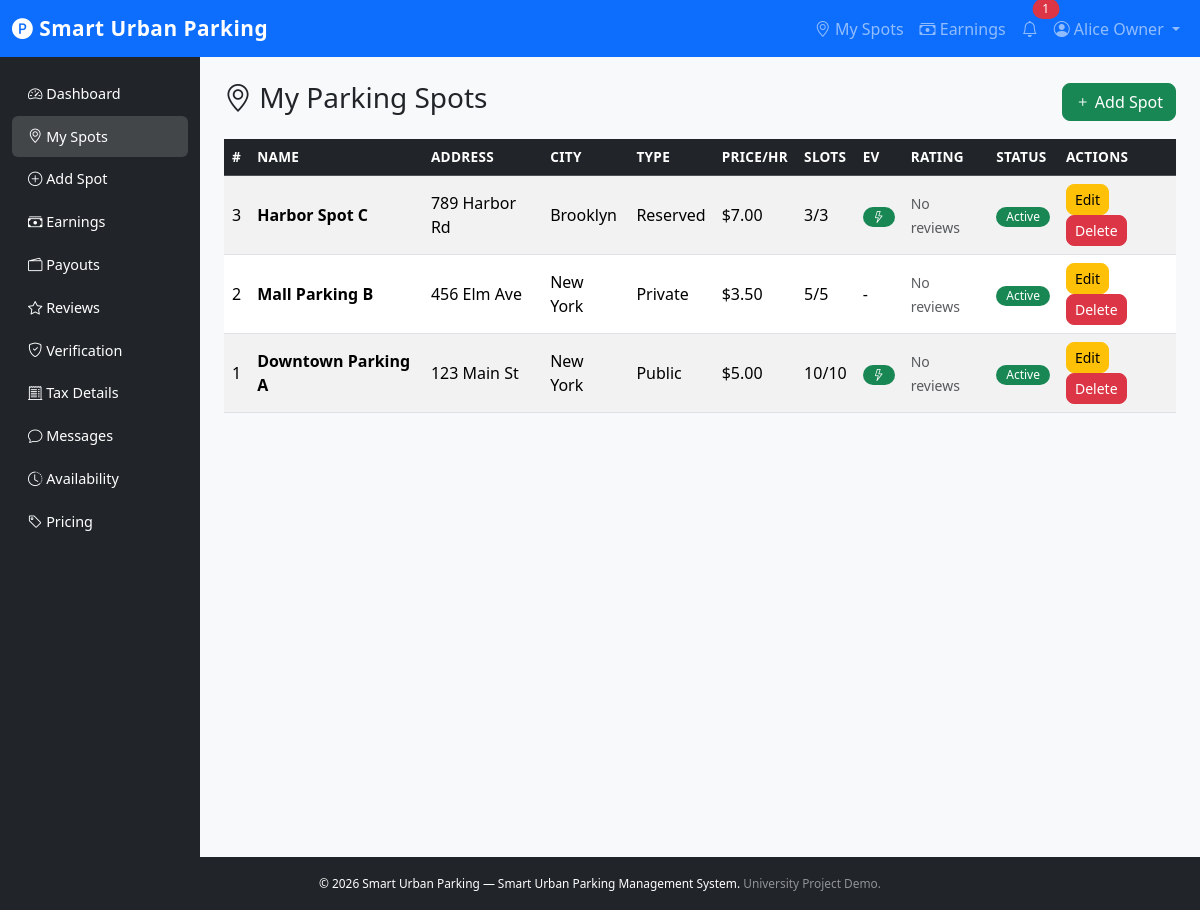
The app's page /src/public/index.php?page=owner-spots (signed in) with its own data.
### tables this page shows
CREATE TABLE parking_spots (
    id INT UNSIGNED AUTO_INCREMENT PRIMARY KEY,
    owner_id INT UNSIGNED NOT NULL,
    name VARCHAR(100) NOT NULL,
    address VARCHAR(255) NOT NULL,
    city VARCHAR(100) NOT NULL,
    latitude DECIMAL(10,7) DEFAULT NULL,
    longitude DECIMAL(10,7) DEFAULT NULL,
    type ENUM('public','private','reserved') NOT NULL DEFAULT 'public',
    price_per_hour DECIMAL(8,2) NOT NULL DEFAULT 0.00,
    total_slots INT UNSIGNED NOT NULL DEFAULT 1,
    available_slots INT UNSIGNED NOT NULL DEFAULT 1,
    ev_support TINYINT(1) NOT NULL DEFAULT 0,
    status ENUM('active','inactive','maintenance','locked','owner-use') NOT NULL DEFAULT 'active',
    description TEXT DEFAULT NULL,
    image VARCHAR(255) DEFAULT NULL,
    max_vehicle_height_m DECIMAL(5,2) DEFAULT NULL COMMENT 'Max vehicle height (meters) the spot accepts',
    max_vehicle_width_m DECIMAL(5,2) DEFAULT NULL COMMENT 'Max vehicle width (meters)',
    difficulty_rating TINYINT UNSIGNED NOT NULL DEFAULT 3 COMMENT '1=easy .. 5=tight access',
    created_at DATETIME NOT NULL DEFAULT CURRENT_TIMESTAMP,
    updated_at DATETIME NOT NULL DEFAULT CURRENT_TIMESTAMP ON UPDATE CURRENT_TIMESTAMP,
    FOREIGN KEY (owner_id) REFERENCES users(id) ON DELETE CASCADE
);

### src/views/owner/parking-spots.php (the view, shortened to what the rows shown need)
<?php require_once BASE_PATH . '/views/layouts/header.php'; ?>
<div class="container-fluid">
    <div class="row">
        <div class="col-md-10 p-4">
            <?php if (empty($spots)): ?>
                <div class="alert alert-info">No spots yet. <a href="<?= page_url('add-spot') ?>">Add your first spot!</a></div>
            <?php else: ?>
                <div class="table-responsive">
                    <table class="table table-striped table-hover align-middle">
                        <thead class="table-dark"><tr><th>#</th><th>Name</th><th>Address</th><th>City</th><th>Type</th><th>Price/hr</th><th>Slots</th><th>EV</th><th>Rating</th><th>Status</th><th>Actions</th></tr></thead>
                        <tbody>
                            <?php foreach ($spots as $s): ?>
                                <tr>
                                    <td><?= $s['id'] ?></td>
                                    <td><strong><?= htmlspecialchars($s['name']) ?></strong></td>
                                    <td><?= htmlspecialchars($s['address']) ?></td>
                                    <td><?= htmlspecialchars($s['city']) ?></td>
                                    <td><?= ucfirst($s['type']) ?></td>
                                    <td>$<?= number_format($s['price_per_hour'], 2) ?></td>
                                    <td><?= $s['available_slots'] ?>/<?= $s['total_slots'] ?></td>
                                    <td><?= $s['ev_support'] ? '<span class="badge bg-success"><i class="bi bi-lightning"></i></span>' : '-' ?></td>
                                    <td>
                                        <?php if ($s['review_count'] > 0): ?>
                                            <span title="<?= $s['review_count'] ?> reviews">
                                                <?php for ($i = 1; $i <= 5; $i++): ?>
                                                    <i class="bi bi-star<?= $i <= round($s['avg_rating']) ? '-fill text-warning' : '' ?>"></i>
                                                <?php endfor; ?>
                                                <small class="text-muted">(<?= $s['review_count'] ?>)</small>
                                            </span>
                                        <?php else: ?>
                                            <small class="text-muted">No reviews</small>
                                        <?php endif; ?>
                                    </td>
                                    <td><?= status_badge($s['status']) ?></td>
                                    <td>
                                        <a href="<?= page_url('edit-spot', ['id' => $s['id']]) ?>" class="btn btn-warning btn-sm">Edit</a>
                                        <a href="<?= page_url('delete-spot', ['id' => $s['id']]) ?>" class="btn btn-danger btn-sm" onclick="return confirm('Delete this spot?')">Delete</a>
                                    </td>
                                </tr>
                            <?php endforeach; ?>
                        </tbody>
                    </table>
                </div>
            <?php endif; ?>
        </div>
    </div>
</div>
<?php require_once BASE_PATH . '/views/layouts/footer.php'; ?>

### src/helpers/report_helper.php (shortened to what the rows shown need)
<?php
function status_badge(string $status): string
{
    $map = [
        'active'      => 'success',
        'confirmed'   => 'success',
        'completed'   => 'primary',
        'pending'     => 'warning',
        'waiting'     => 'warning',
        'cancelled'   => 'secondary',
        'failed'      => 'danger',
        'unpaid'      => 'danger',
        'paid'        => 'success',
        'appealed'    => 'info',
        'approved'    => 'success',
        'rejected'    => 'danger',
        'suspended'   => 'warning',
        'blacklisted' => 'danger',
        'online'      => 'success',
        'offline'     => 'danger',
        'error'       => 'warning',
        'locked'      => 'danger',
        'inactive'    => 'secondary',
        'maintenance' => 'warning',
        'owner-use'   => 'info',
        'escrow'      => 'info',
        'refunded'    => 'secondary',
        'no_show'     => 'dark',
        'notified'    => 'info',
        'waived'      => 'success',
        'processing'  => 'info',
        'maintenance' => 'warning',
        'inactive'    => 'secondary',
    ];
    $color = $map[$status] ?? 'secondary';
    $safe  = htmlspecialchars(ucfirst($status), ENT_QUOTES, 'UTF-8');
    return "<span class=\"badge bg-{$color}\">{$safe}</span>";
}

### records on screen
parking_spots: id "3", name "Harbor Spot C", address "789 Harbor Rd", city "Brooklyn", type "Reserved", price_per_hour "7.00", available_slots "3", total_slots "3", ev_support 1 (drawn), status "Active"
parking_spots: id "2", name "Mall Parking B", address "456 Elm Ave", city "New York", type "Private", price_per_hour "3.50", available_slots "5", total_slots "5", status "Active"
parking_spots: id "1", name "Downtown Parking A", address "123 Main St", city "New York", type "Public", price_per_hour "5.00", available_slots "10", total_slots "10", ev_support 1 (drawn), status "Active"

### other values on screen
APP_NAME "Smart Urban Parking"
$unread "1"
current_user()['name'] "Alice Owner"
